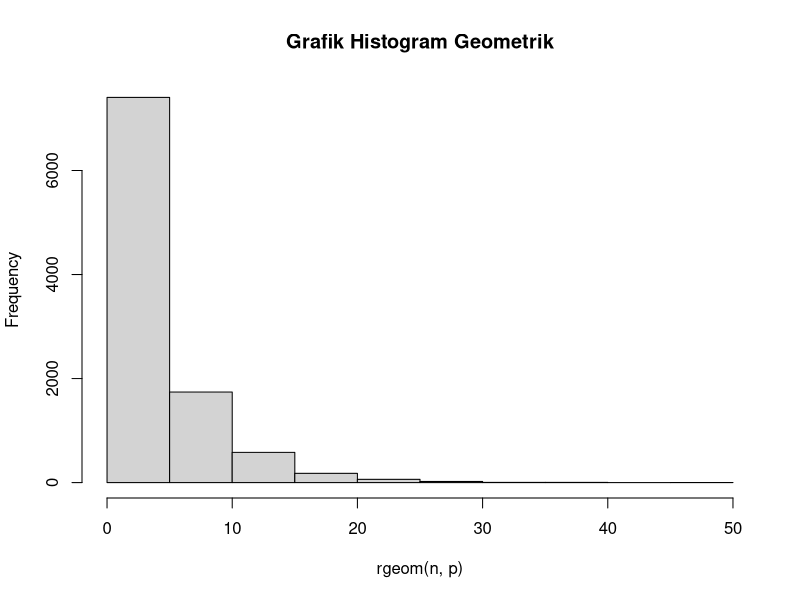

This chart was generated by the following R code:
p = 0.2
x = 3
#A
Peluang = dgeom(x-1,p)
Peluang

#B
n=10000
mean(rgeom(n, p) == 3)
mean

#C


#D
hist(rgeom(n, p), main = 'Grafik Histogram Geometrik')

#E
mean = 1 / p #nilai rataan
mean
var = (1 - p) / (p ^ 2) #niali variansi
var


